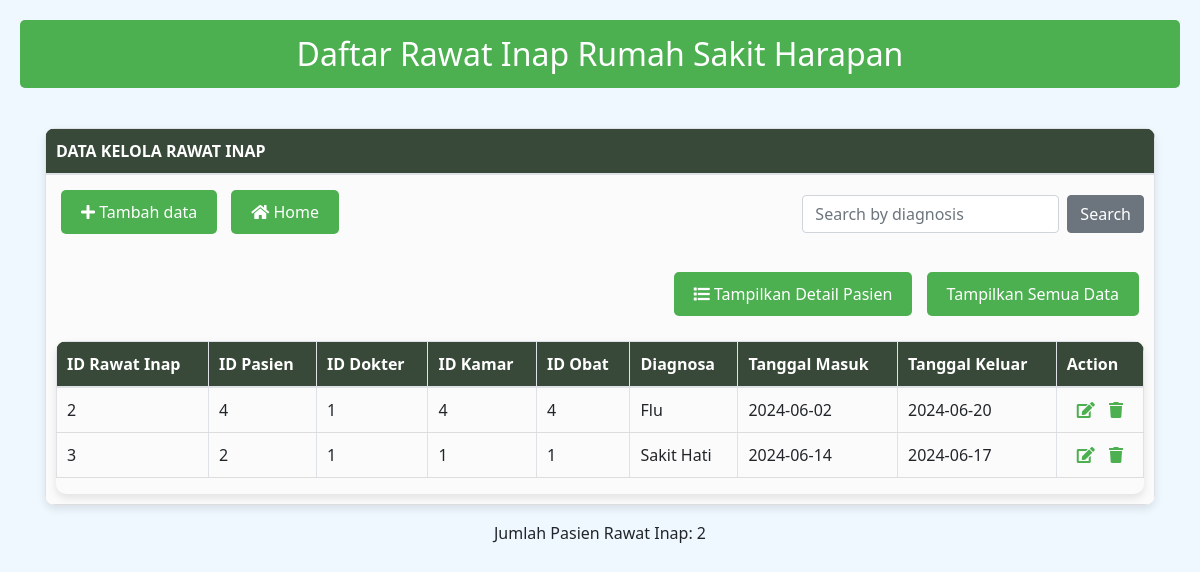
Screenshot of /RawatInap.php with the database file from the repository.
### tables this page shows
CREATE TABLE rawat_inap (
  id_inap INT(11) NOT NULL AUTO_INCREMENT,
  id_obat INT(11) NOT NULL,
  id_dokter INT(11) NOT NULL,
  id_pasien INT(11) NOT NULL,
  tgl_keluar DATE NOT NULL,
  tgl_masuk DATE NOT NULL,
  id_kamar INT(11) NOT NULL,
  diagnosa VARCHAR(50) NOT NULL,
  PRIMARY KEY (id_inap),
  CONSTRAINT fk_rawat_inap_dokter FOREIGN KEY (id_dokter) REFERENCES tabel_dokter(id),
  CONSTRAINT fk_rawat_inap_pasien FOREIGN KEY (id_pasien) REFERENCES tabel_pasien(id_pasien),
  CONSTRAINT fk_rawat_inap_kamar FOREIGN KEY (id_kamar) REFERENCES tabel_kamar(id_kamar),
  CONSTRAINT fk_rawat_inap_obat FOREIGN KEY (id_obat) REFERENCES tabel_obat(id_obat)
);

### RawatInap.php (the view, shortened to what this page needs)
<?php
include_once("koneksi.php");
$query_jumlah_rawat_inap = "SELECT COUNT(*) AS total_rawat_inap FROM rawat_inap";
$result_jumlah_rawat_inap = mysqli_query($mysqli, $query_jumlah_rawat_inap);
$row_jumlah_rawat_inap = mysqli_fetch_assoc($result_jumlah_rawat_inap);
$total_rawat_inap = $row_jumlah_rawat_inap['total_rawat_inap'];
?>
<!DOCTYPE html>
<html>
<head>
    <link rel="stylesheet" href="https://use.fontawesome.com/releases/v5.6.3/css/all.css">
    <link rel="stylesheet" href="https://cdn.jsdelivr.net/npm/bootstrap@4.5.3/dist/css/bootstrap.min.css">
</head>
<body>
    <header>
        Daftar Rawat Inap Rumah Sakit Harapan
    </header>
    <div class="container">
        <div class="row">
            <div class="col-12">
                <table class="table1 table table-bordered">
                    <thead>
                        <tr>
                            <th>DATA KELOLA RAWAT INAP</th>
                        </tr>
                    </thead>
                    <tbody>
                        <tr>
                            <td>
                                <div class="row">
                                    <div class="col-md-6">
                                        <a href="Ranaptambah.php" class="btn btn-custom"><i class="fa fa-plus"></i> Tambah data</a>
                                        <a href="Website.php" class="btn btn-custom"><i class="fa fa-home"></i> Home</a>
                                    </div>
                                    <div class="col-md-6 text-right">
                                        <form class="form-inline justify-content-end" action="RawatInap.php" method="get">
                                            <input class="form-control mr-2" type="search" placeholder="Search by diagnosis" aria-label="Search" name="cari">
                                            <button class="btn btn-secondary" type="submit">Search</button>
                                        </form>
										<br>
                                        <a href="Detailranap.php" class="btn btn-custom"><i class="fa fa-list"></i> Tampilkan Detail Pasien</a>
										<?php
                                            if(isset($_GET['showall']) && $_GET['showall'] == 'true'){
                                                echo '<button class="btn btn-custom" onclick="window.location.href=\'RawatInap.php\'">Tampilkan Data Lebih Sedikit</button>';
                                            } else {
                                                echo '<button class="btn btn-custom" onclick="window.location.href=\'RawatInap.php?showall=true\'">Tampilkan Semua Data</button>';
                                            }
                                        ?>
                                    </div>
                                </div>
                                <div class="table-responsive">
                                    <table class="table table-striped">
                                        <thead>
                                            <tr>
                                                <th>ID Rawat Inap</th>
                                                <th>ID Pasien</th>
                                                <th>ID Dokter</th>
                                                <th>ID Kamar</th>
                                                <th>ID Obat</th>
                                                <th>Diagnosa</th>
                                                <th>Tanggal Masuk</th>
                                                <th>Tanggal Keluar</th>
                                                <th>Action</th>
                                            </tr>
                                        </thead>
                                        <tbody>
                                            <?php
											if(isset($_GET['cari'])){
                                                $cari = $_GET['cari'];
                                                $result = mysqli_query($mysqli, "SELECT * FROM rawat_inap WHERE diagnosa LIKE '%$cari%' LIMIT 5");
                                            } elseif(isset($_GET['showall'])) {
                                                $result = mysqli_query($mysqli, "SELECT * FROM rawat_inap ORDER BY id_inap ASC");
                                            } else {
                                                $result = mysqli_query($mysqli, "SELECT * FROM rawat_inap ORDER BY id_inap ASC LIMIT 5");
                                            }
                                            while ($res = mysqli_fetch_array($result)) {
                                                echo "<tr>";
                                                echo "<td>" . $res['id_inap'] . "</td>";
                                                echo "<td>" . $res['id_pasien'] . "</td>";
                                                echo "<td>" . $res['id_dokter'] . "</td>";
                                                echo "<td>" . $res['id_kamar'] . "</td>";
                                                echo "<td>" . $res['id_obat'] . "</td>";
                                                echo "<td>" . $res['diagnosa'] . "</td>";
                                                echo "<td>" . $res['tgl_masuk'] . "</td>";
                                                echo "<td>" . $res['tgl_keluar'] . "</td>";
                                                echo "<td class='text-center'>
                                                        <a class='btn-icon' href=\"RanapEdit.php?id_inap=$res[id_inap]\"><i class='fa fa-edit'></i></a>
                                                        <a class='btn-icon btn-icon -danger' href=\"RanapDelete.php?id_inap=$res[id_inap]\" onClick=\"return confirm('Are you sure you want to delete?')\"><i class='fa fa-trash'></i></a>
                                               </td>";
                                                echo "</tr>";
                                            }
                                            ?>
                                        </tbody>
                                    </table>
                                </div>
                            </td>
                        </tr>
                    </tbody>
                </table>
                <div class="text-center">
                    <p>Jumlah Pasien Rawat Inap: <?php echo $total_rawat_inap; ?></p>
                </div>
            </div>
        </div>
    </div>
</body>
</html>

### RawatInap.php (style rules this page uses)
body { background-color: #f0f8ff; font-family: 'Segoe UI', Tahoma, Geneva, Verdana, sans-serif; padding: 20px; }
header { background-color: #4caf50; color: white; padding: 10px; text-align: center; font-size: 2rem; border-radius: 5px; margin-bottom: 20px; }
.container { margin-bottom: 20px; }
.table1, .table-responsive { border: none; width: 100%; margin-top: 20px; box-shadow: 0 4px 8px rgba(0, 0, 0, 0.1); border-radius: 10px; overflow: hidden; }
.table1 th { background-color: #394939; color: white; padding: 10px; text-align: left; }
.table1 td { background-color: #fbfbfb; padding: 10px; border-bottom: 1px solid #ddd; }
.btn-custom { background-color: #4caf50; color: white; border: none; padding: 10px 20px; margin: 5px; border-radius: 5px; }
.btn-icon { border: none; background: none; cursor: pointer; color: #4caf50; margin: 0 5px; }
.form-control { margin: 10px 0; }

### rows the page displays
rawat_inap: id_inap "2", id_pasien "4", id_dokter "1", id_kamar "4", id_obat "4", diagnosa "Flu", tgl_masuk "2024-06-02", tgl_keluar "2024-06-20"
rawat_inap: id_inap "3", id_pasien "2", id_dokter "1", id_kamar "1", id_obat "1", diagnosa "Sakit Hati", tgl_masuk "2024-06-14", tgl_keluar "2024-06-17"

### other values shown
$total_rawat_inap "2"
